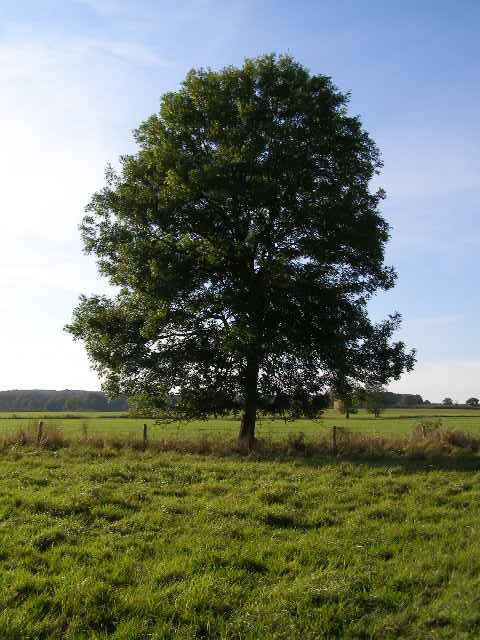
#> input picture 2016/feb/tree.jpg, 480 x 640 px
$ jupyter execute 'Game of Life.ipynb'   (shell and % lines are left out)   (Python 2 division)
#> lines starting #> are read from the running program, lines starting #| are printed output that depends on the picture; after the words box and inside, x2 and y2 are one past the last pixel; in counts of white or black regions, pixels touching at a corner belong together
[cell 1]
### Two Game of Life implementations that I stole
## https://jakevdp.github.io/blog/2013/08/07/conways-game-of-life/


import numpy as np

def life_step_1(X):
    """Game of life step using generator expressions"""
    nbrs_count = sum(np.roll(np.roll(X, i, 0), j, 1)
                     for i in (-1, 0, 1) for j in (-1, 0, 1)
                     if (i != 0 or j != 0))
    return (nbrs_count == 3) | (X & (nbrs_count == 2))

def life_step_2(X):
    """Game of life step using scipy tools"""
    from scipy.signal import convolve2d
    nbrs_count = convolve2d(X, np.ones((3, 3)), mode='same', boundary='wrap') - X
    return (nbrs_count == 3) | (X & (nbrs_count == 2))

life_step = life_step_1

[cell 2]
%pylab inline

[cell 3]
### Animating the Game of Life using JSAnimation and Ipython (also from jakevdp)


# JSAnimation import available at https://github.com/jakevdp/JSAnimation
from JSAnimation.IPython_display import display_animation, anim_to_html
from matplotlib import animation

def life_animation(X, dpi=10, frames=10, interval=300, mode='loop'):
    """Produce a Game of Life Animation

    Parameters
    ----------
    X : array_like
        a two-dimensional numpy array showing the game board
    dpi : integer
        the number of dots per inch in the resulting animation.
        This controls the size of the game board on the screen
    frames : integer
        The number of frames to compute for the animation
    interval : float
        The time interval (in milliseconds) between frames
    mode : string
        The default mode of the animation.  Options are ['loop'|'once'|'reflect']
    """
    X = np.asarray(X)
    assert X.ndim == 2
    X = X.astype(bool)

    X_blank = np.zeros_like(X)
    figsize = (X.shape[1] * 1. / dpi, X.shape[0] * 1. / dpi)

    fig = plt.figure(figsize=figsize, dpi=dpi)
    ax = fig.add_axes([0, 0, 1, 1], xticks=[], yticks=[], frameon=False)
    im = ax.imshow(X, cmap=plt.cm.binary, interpolation='nearest')
    im.set_clim(-0.05, 1)  # Make background gray

    # initialization function: plot the background of each frame
    def init():
        im.set_data(X_blank)
        return (im,)

    # animation function.  This is called sequentially
    def animate(i):
        im.set_data(animate.X)
        animate.X = life_step(animate.X)
        return (im,)
    animate.X = X

    anim = animation.FuncAnimation(fig, animate, init_func=init,
                                   frames=frames, interval=interval)

    #print anim_to_html(anim)
    return display_animation(anim, default_mode=mode)

[cell 4]
np.random.seed(0)
X = np.zeros((30, 40), dtype=bool)
r = np.random.random((10, 20))
X[10:20, 10:30] = (r > 0.75)
life_animation(X, dpi=10, frames=40, mode='once')
#> (the call stopped at in life_animation, `return display_animation(anim, default_mode=mode)`: JSAnimation is not available in this run)
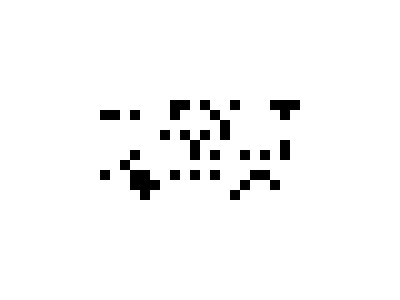
#> figure drawn by matplotlib, 1 panel

[cell 5]
np.random.seed(0)
X2 = np.zeros((30, 40), dtype=bool)
r1 = np.random.random((30, 40))
X2 = (r1 > 0.75)
life_animation(X2, dpi=10, frames=40, mode='once')
#> (the call stopped at in life_animation, `return display_animation(anim, default_mode=mode)`: JSAnimation is not available in this run)

[cell 6]
## Another game of life implementation I stole!!
## http://www.labri.fr/perso/nrougier/teaching/numpy/numpy.html


## This one checks the life of each neighbour in compute_neighbours,
## then iterates the game of life based on the number of neighbours.


A = np.array([[0,0,0,0,0,0],
                  [0,0,0,1,0,0],
                  [0,1,0,1,0,0],
                  [0,0,1,1,0,0],
                  [0,0,0,0,0,0],
                  [0,0,0,0,0,0]])

#Z = np.zeros((6,6),dtype = int)

def compute_neighbours(Z):
    shape = len(Z), len(Z[0])
    N  = [[0,]*(shape[0])  for i in range(shape[1])]
    for x in range(1,shape[0]-1):
        for y in range(1,shape[1]-1):
            N[x][y] = Z[x-1][y-1]+Z[x][y-1]+Z[x+1][y-1] \
                    + Z[x-1][y]            +Z[x+1][y]   \
                    + Z[x-1][y+1]+Z[x][y+1]+Z[x+1][y+1]
    return N

def iterate(Z):
    N = compute_neighbours(Z)
    shape = len(Z), len(Z[0])
    for x in range(1,shape[0]-1):
        for y in range(1,shape[1]-1):
            if Z[x][y] == 1 and (N[x][y] < 2 or N[x][y] > 3):
                 Z[x][y] = 0
            elif Z[x][y] == 0 and N[x][y] == 3:
                 Z[x][y] = 1
    return Z

iterate(A)

[cell 7]
#### Using opencv...

import cv2
tree = cv2.imread("tree.jpg")
#> tree is the input picture: shape (640, 480, 3); mean B, G, R 103.5, 120, 111.7
print tree
#> (printed output is left out)

[cell 8]
cv2.imshow('tree',tree)

[cell 9]
tree.shape
#> Out = (640, 480, 3)

[cell 10]
cv2.destroyAllWindows()

[cell 11]
### A really basic go at using game of life to bend an image

import cv2
tree = cv2.imread("tree.jpg")
#print tree

tree2 = tree

tree2_red = tree2[:,:,0]

tree2_green = tree2[:,:,1]
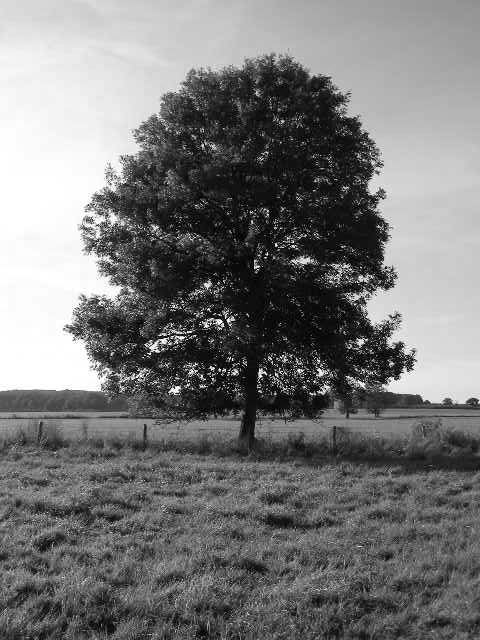
#> tree2_green: shape (640, 480); min 0, max 255, mean 120

tree2_blue = tree2[:,:,2]


tree_of_life_red = (tree[:,:,0]<130)
#> tree_of_life_red: shape (640, 480) bool; 64.2% white; 1092 black regions (1061 under 20 px), largest, box (x1, y1, x2, y2) and area: (0, 0, 480, 404) 105757, (327, 263, 355, 284) 200, (144, 337, 172, 355) 169

tree_of_life_blue = (tree[:,:,2]<130)
#> tree_of_life_blue: shape (640, 480) bool; 63.1% white; 3172 black regions (3089 under 20 px), largest, box (x1, y1, x2, y2) and area: (0, 0, 480, 404) 100453, (86, 419, 155, 435) 480, (0, 412, 129, 418) 438

tree_of_life_green = (tree[:,:,1]<130)
#> tree_of_life_green: shape (640, 480) bool; 60.3% white; 3246 black regions (3140 under 20 px), largest, box (x1, y1, x2, y2) and area: (0, 0, 480, 404) 105989, (42, 419, 181, 438) 1212, (323, 420, 413, 435) 541

for i in range(30):

    cv2.destroyAllWindows()

    cv2.imshow('tree',tree2)

    for i in range(10):
        tree_of_life_red = life_step(tree_of_life_red)

        tree2_red[tree_of_life_red] = 255 - tree[:,:,0][tree_of_life_red]

        tree_of_life_blue = life_step(tree_of_life_blue)

        tree2_blue[tree_of_life_blue] = 255 - tree[:,:,2][tree_of_life_blue]

        tree_of_life_green = life_step(tree_of_life_green)

        tree2_blue[tree_of_life_green] = 255 - tree[:,:,1][tree_of_life_green]
#> this loop made 30 passes
#> pass 1, in life_step_1 (call 3), `nbrs_count = sum(np.roll(np.roll(X, i, 0), j, 1) for i in (-1, 0, 1) f..`:
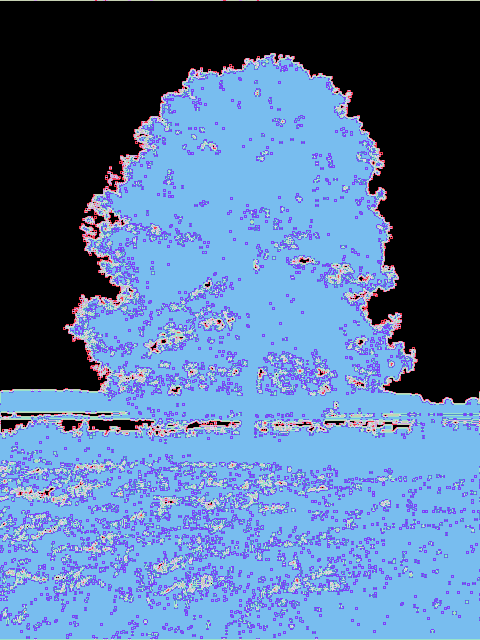
#> nbrs_count: shape (640, 480) int64; 9 distinct labels, from 0 to 8; one colour per label, 0 black
#> pass 1, in life_step_1 (call 4), `nbrs_count = sum(np.roll(np.roll(X, i, 0), j, 1) for i in (-1, 0, 1) f..`:
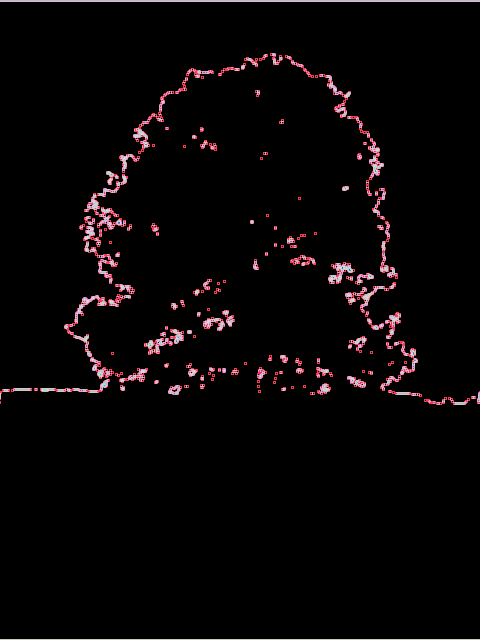
#> nbrs_count: shape (640, 480) int64; 8 distinct labels, from 0 to 7; one colour per label, 0 black
#> after the loop:
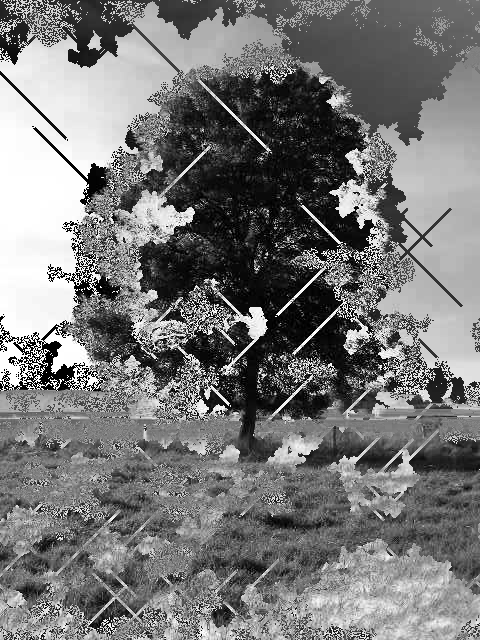
#> tree2_blue: shape (640, 480); min 0, max 255, mean 119.4
#> after the loop:
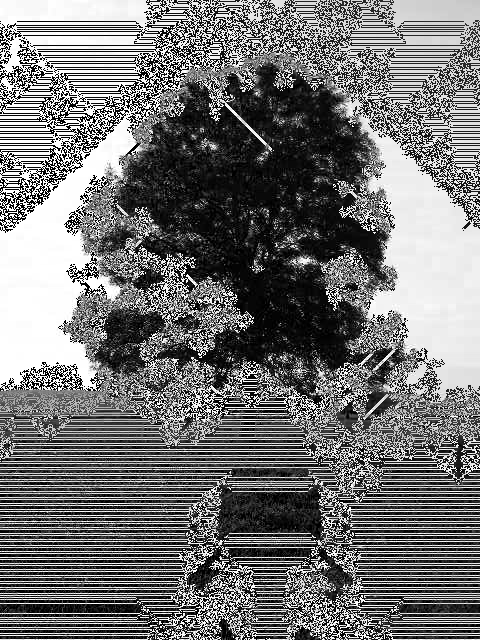
#> tree2_red: shape (640, 480); min 0, max 255, mean 115.2
#> after the loop:
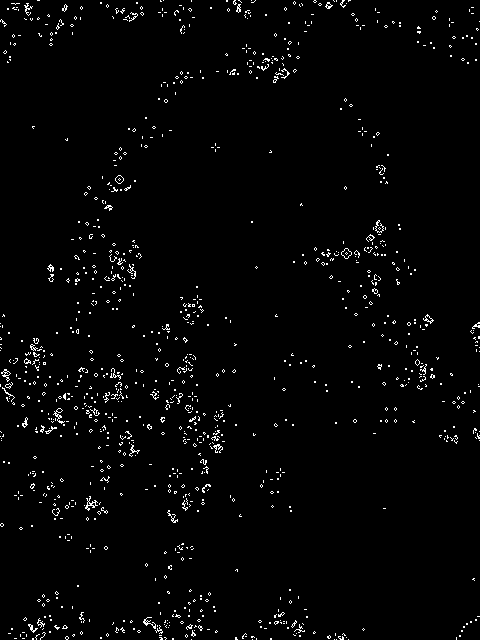
#> tree_of_life_blue: shape (640, 480) bool; 2% white in thin lines or dots
#> after the loop:
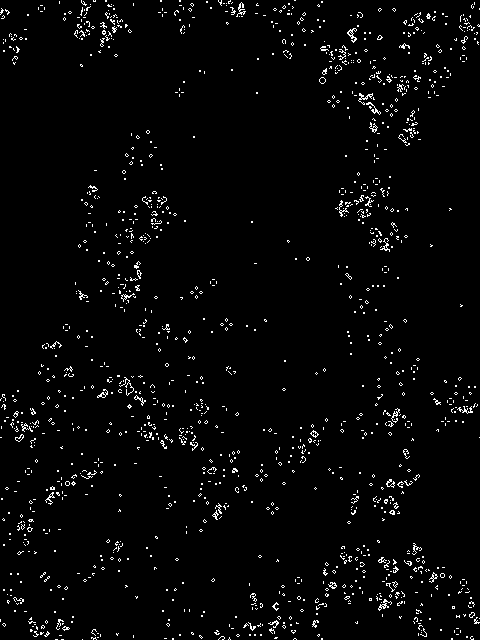
#> tree_of_life_green: shape (640, 480) bool; 2.7% white in thin lines or dots
#> after the loop:
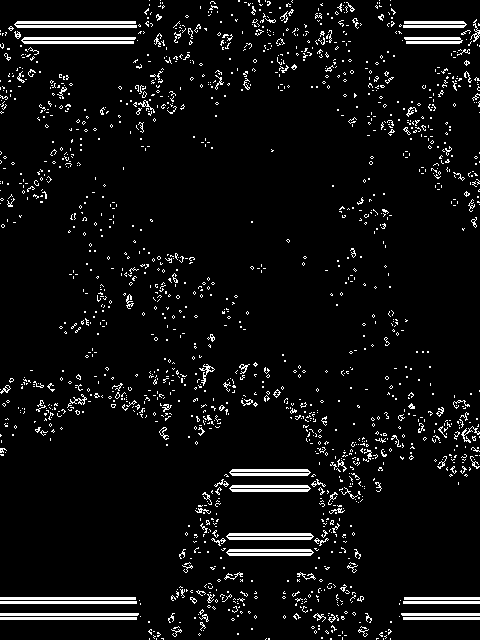
#> tree_of_life_red: shape (640, 480) bool; 5.6% white in thin lines or dots

[cell 12]
cv2.destroyAllWindows()

[cell 13]
cv2.imwrite('newtree2.jpg',tree2)
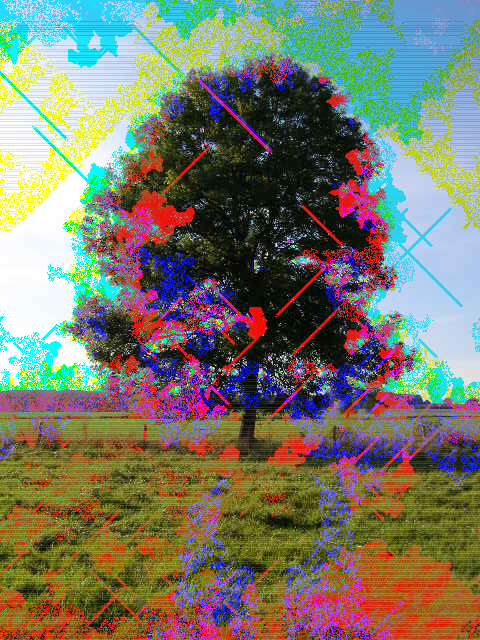
#> saved as newtree2.jpg: shape (640, 480, 3); mean B, G, R 115.2, 120, 119.4
#> Out = True
